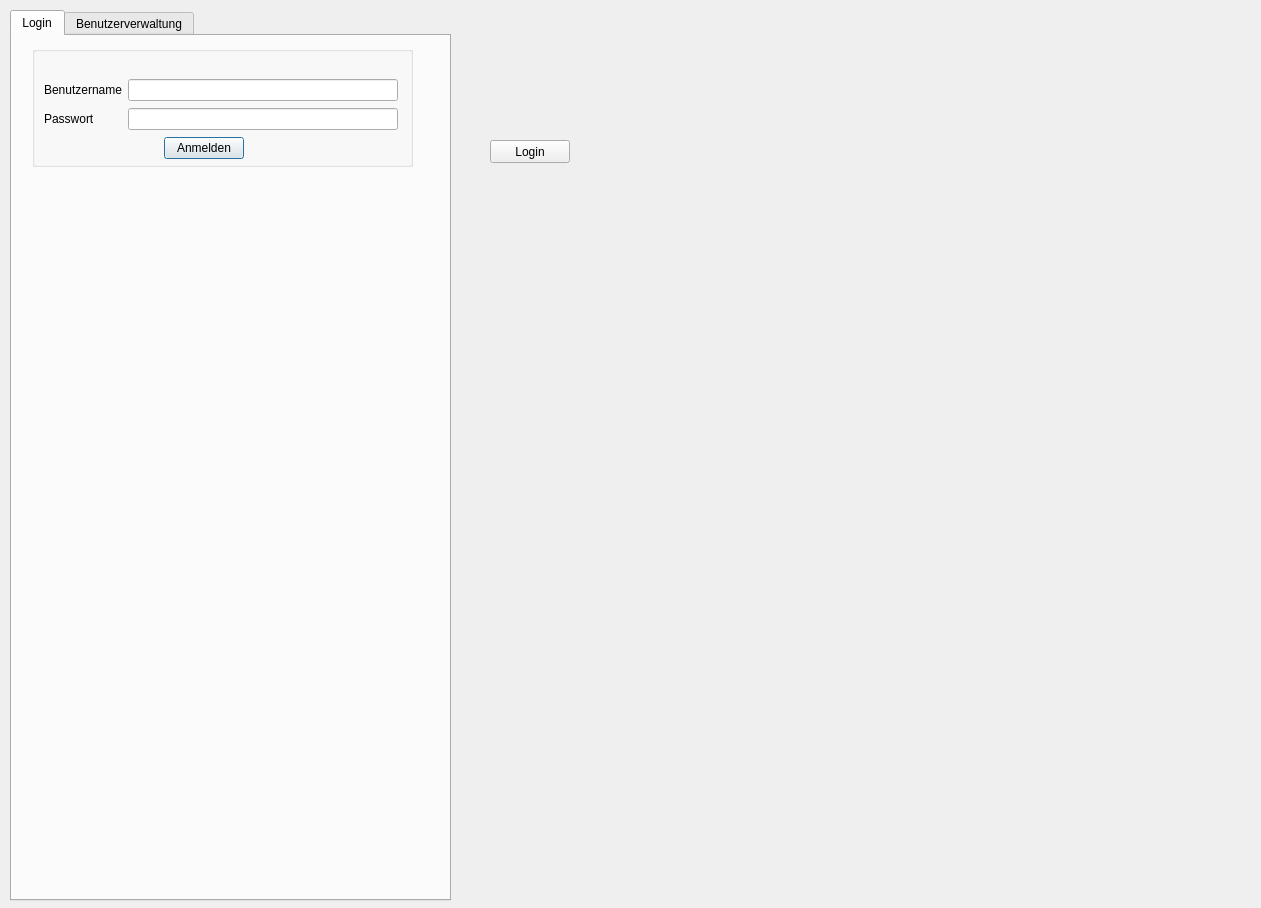
<?xml version="1.0" encoding="UTF-8"?>
<ui version="4.0">
 <class>dialog_login</class>
 <widget class="QDialog" name="dialog_login">
  <property name="geometry">
   <rect>
    <x>0</x>
    <y>0</y>
    <width>1261</width>
    <height>908</height>
   </rect>
  </property>
  <property name="mouseTracking">
   <bool>false</bool>
  </property>
  <property name="windowTitle">
   <string>TUInventory - Login</string>
  </property>
  <widget class="QTabWidget" name="tabWidget">
   <property name="geometry">
    <rect>
     <x>10</x>
     <y>10</y>
     <width>441</width>
     <height>891</height>
    </rect>
   </property>
   <property name="currentIndex">
    <number>0</number>
   </property>
   <widget class="QWidget" name="tab">
    <attribute name="title">
     <string>Login</string>
    </attribute>
    <widget class="QGroupBox" name="g_login">
     <property name="geometry">
      <rect>
       <x>20</x>
       <y>10</y>
       <width>381</width>
       <height>121</height>
      </rect>
     </property>
     <property name="title">
      <string/>
     </property>
     <widget class="QWidget" name="layoutWidget">
      <property name="geometry">
       <rect>
        <x>12</x>
        <y>32</y>
        <width>354</width>
        <height>83</height>
       </rect>
      </property>
      <layout class="QGridLayout" name="gridLayout">
       <item row="0" column="0">
        <widget class="QLabel" name="l_username">
         <property name="text">
          <string>Benutzername</string>
         </property>
        </widget>
       </item>
       <item row="0" column="1" colspan="3">
        <widget class="QLineEdit" name="login_t_username"/>
       </item>
       <item row="1" column="0">
        <widget class="QLabel" name="l_password">
         <property name="text">
          <string>Passwort</string>
         </property>
        </widget>
       </item>
       <item row="1" column="1" colspan="3">
        <widget class="QLineEdit" name="login_t_password">
         <property name="inputMethodHints">
          <set>Qt::ImhNoAutoUppercase|Qt::ImhNoPredictiveText|Qt::ImhSensitiveData</set>
         </property>
         <property name="echoMode">
          <enum>QLineEdit::PasswordEchoOnEdit</enum>
         </property>
        </widget>
       </item>
       <item row="2" column="1">
        <spacer name="horizontalSpacer_3">
         <property name="orientation">
          <enum>Qt::Horizontal</enum>
         </property>
         <property name="sizeHint" stdset="0">
          <size>
           <width>17</width>
           <height>20</height>
          </size>
         </property>
        </spacer>
       </item>
       <item row="2" column="2">
        <widget class="QPushButton" name="login_b_login">
         <property name="text">
          <string>Anmelden</string>
         </property>
         <property name="default">
          <bool>true</bool>
         </property>
        </widget>
       </item>
       <item row="2" column="3">
        <spacer name="horizontalSpacer_2">
         <property name="orientation">
          <enum>Qt::Horizontal</enum>
         </property>
         <property name="sizeHint" stdset="0">
          <size>
           <width>148</width>
           <height>20</height>
          </size>
         </property>
        </spacer>
       </item>
      </layout>
     </widget>
    </widget>
   </widget>
   <widget class="QWidget" name="tab_2">
    <attribute name="title">
     <string>Benutzerverwaltung</string>
    </attribute>
    <widget class="QGroupBox" name="g_create">
     <property name="geometry">
      <rect>
       <x>20</x>
       <y>10</y>
       <width>391</width>
       <height>141</height>
      </rect>
     </property>
     <property name="title">
      <string>Benutzer anlegen</string>
     </property>
     <widget class="QWidget" name="layoutWidget">
      <property name="geometry">
       <rect>
        <x>10</x>
        <y>21</y>
        <width>371</width>
        <height>112</height>
       </rect>
      </property>
      <layout class="QGridLayout" name="gridLayout_2">
       <item row="0" column="0">
        <widget class="QLabel" name="l_username_2">
         <property name="text">
          <string>Benutzername</string>
         </property>
        </widget>
       </item>
       <item row="0" column="1" colspan="2">
        <widget class="QLineEdit" name="create_t_username">
         <property name="alignment">
          <set>Qt::AlignRight|Qt::AlignTrailing|Qt::AlignVCenter</set>
         </property>
        </widget>
       </item>
       <item row="1" column="0">
        <widget class="QLabel" name="l_password_2">
         <property name="text">
          <string>Passwort</string>
         </property>
        </widget>
       </item>
       <item row="1" column="1" colspan="2">
        <widget class="QLineEdit" name="create_t_password">
         <property name="inputMethodHints">
          <set>Qt::ImhNoAutoUppercase|Qt::ImhNoPredictiveText|Qt::ImhSensitiveData</set>
         </property>
         <property name="echoMode">
          <enum>QLineEdit::PasswordEchoOnEdit</enum>
         </property>
         <property name="alignment">
          <set>Qt::AlignRight|Qt::AlignTrailing|Qt::AlignVCenter</set>
         </property>
        </widget>
       </item>
       <item row="2" column="0">
        <widget class="QLabel" name="l_password_3">
         <property name="text">
          <string>Passwort wiederholen</string>
         </property>
        </widget>
       </item>
       <item row="2" column="1" colspan="2">
        <widget class="QLineEdit" name="create_t_password_2">
         <property name="inputMethodHints">
          <set>Qt::ImhNoAutoUppercase|Qt::ImhNoPredictiveText|Qt::ImhSensitiveData</set>
         </property>
         <property name="echoMode">
          <enum>QLineEdit::PasswordEchoOnEdit</enum>
         </property>
         <property name="alignment">
          <set>Qt::AlignRight|Qt::AlignTrailing|Qt::AlignVCenter</set>
         </property>
        </widget>
       </item>
       <item row="3" column="1">
        <widget class="QPushButton" name="create_b_create">
         <property name="text">
          <string>Anlegen</string>
         </property>
        </widget>
       </item>
       <item row="3" column="2">
        <spacer name="horizontalSpacer">
         <property name="orientation">
          <enum>Qt::Horizontal</enum>
         </property>
         <property name="sizeHint" stdset="0">
          <size>
           <width>128</width>
           <height>20</height>
          </size>
         </property>
        </spacer>
       </item>
      </layout>
     </widget>
    </widget>
    <widget class="QGroupBox" name="g_admin_actions">
     <property name="geometry">
      <rect>
       <x>20</x>
       <y>360</y>
       <width>391</width>
       <height>131</height>
      </rect>
     </property>
     <property name="title">
      <string>Passwort zurücksetzen</string>
     </property>
     <widget class="QWidget" name="layoutWidget">
      <property name="geometry">
       <rect>
        <x>10</x>
        <y>30</y>
        <width>371</width>
        <height>83</height>
       </rect>
      </property>
      <layout class="QGridLayout" name="gridLayout_4">
       <item row="0" column="0">
        <widget class="QLabel" name="l_username_4">
         <property name="text">
          <string>Benutzername</string>
         </property>
        </widget>
       </item>
       <item row="0" column="1" colspan="2">
        <widget class="QLineEdit" name="reset_t_username">
         <property name="alignment">
          <set>Qt::AlignRight|Qt::AlignTrailing|Qt::AlignVCenter</set>
         </property>
        </widget>
       </item>
       <item row="1" column="0">
        <widget class="QLabel" name="l_password_7">
         <property name="text">
          <string>Temporäres Passwort</string>
         </property>
        </widget>
       </item>
       <item row="1" column="1" colspan="2">
        <widget class="QLineEdit" name="lineEdit">
         <property name="readOnly">
          <bool>true</bool>
         </property>
        </widget>
       </item>
       <item row="2" column="1">
        <widget class="QPushButton" name="change_b_save_2">
         <property name="text">
          <string>Zurücksetzen</string>
         </property>
        </widget>
       </item>
       <item row="2" column="2">
        <spacer name="horizontalSpacer_5">
         <property name="orientation">
          <enum>Qt::Horizontal</enum>
         </property>
         <property name="sizeHint" stdset="0">
          <size>
           <width>128</width>
           <height>20</height>
          </size>
         </property>
        </spacer>
       </item>
      </layout>
     </widget>
    </widget>
    <widget class="QGroupBox" name="g_change">
     <property name="geometry">
      <rect>
       <x>20</x>
       <y>170</y>
       <width>391</width>
       <height>181</height>
      </rect>
     </property>
     <property name="title">
      <string>Passwort ändern</string>
     </property>
     <widget class="QWidget" name="layoutWidget">
      <property name="geometry">
       <rect>
        <x>12</x>
        <y>30</y>
        <width>371</width>
        <height>141</height>
       </rect>
      </property>
      <layout class="QGridLayout" name="gridLayout_3">
       <item row="0" column="0">
        <widget class="QLabel" name="l_username_3">
         <property name="text">
          <string>Benutzername</string>
         </property>
        </widget>
       </item>
       <item row="0" column="1" colspan="2">
        <widget class="QLineEdit" name="change_t_username">
         <property name="alignment">
          <set>Qt::AlignRight|Qt::AlignTrailing|Qt::AlignVCenter</set>
         </property>
        </widget>
       </item>
       <item row="1" column="0">
        <widget class="QLabel" name="l_password_6">
         <property name="text">
          <string>Altes Passwort</string>
         </property>
        </widget>
       </item>
       <item row="1" column="1" colspan="2">
        <widget class="QLineEdit" name="change_t_password">
         <property name="inputMethodHints">
          <set>Qt::ImhNoAutoUppercase|Qt::ImhNoPredictiveText|Qt::ImhSensitiveData</set>
         </property>
         <property name="text">
          <string/>
         </property>
         <property name="echoMode">
          <enum>QLineEdit::PasswordEchoOnEdit</enum>
         </property>
         <property name="alignment">
          <set>Qt::AlignRight|Qt::AlignTrailing|Qt::AlignVCenter</set>
         </property>
        </widget>
       </item>
       <item row="2" column="0">
        <widget class="QLabel" name="l_password_5">
         <property name="text">
          <string>Passwort</string>
         </property>
        </widget>
       </item>
       <item row="2" column="1" colspan="2">
        <widget class="QLineEdit" name="change_t_password_2">
         <property name="inputMethodHints">
          <set>Qt::ImhNoAutoUppercase|Qt::ImhNoPredictiveText|Qt::ImhSensitiveData</set>
         </property>
         <property name="echoMode">
          <enum>QLineEdit::PasswordEchoOnEdit</enum>
         </property>
         <property name="alignment">
          <set>Qt::AlignRight|Qt::AlignTrailing|Qt::AlignVCenter</set>
         </property>
        </widget>
       </item>
       <item row="3" column="0">
        <widget class="QLabel" name="l_password_4">
         <property name="text">
          <string>Passwort wiederholen</string>
         </property>
        </widget>
       </item>
       <item row="3" column="1" colspan="2">
        <widget class="QLineEdit" name="change_t_password_3">
         <property name="inputMethodHints">
          <set>Qt::ImhNoAutoUppercase|Qt::ImhNoPredictiveText|Qt::ImhSensitiveData</set>
         </property>
         <property name="echoMode">
          <enum>QLineEdit::PasswordEchoOnEdit</enum>
         </property>
         <property name="alignment">
          <set>Qt::AlignRight|Qt::AlignTrailing|Qt::AlignVCenter</set>
         </property>
        </widget>
       </item>
       <item row="4" column="1">
        <widget class="QPushButton" name="change_b_save">
         <property name="text">
          <string>Speichern</string>
         </property>
        </widget>
       </item>
       <item row="4" column="2">
        <spacer name="horizontalSpacer_4">
         <property name="orientation">
          <enum>Qt::Horizontal</enum>
         </property>
         <property name="sizeHint" stdset="0">
          <size>
           <width>148</width>
           <height>20</height>
          </size>
         </property>
        </spacer>
       </item>
      </layout>
     </widget>
    </widget>
   </widget>
  </widget>
  <widget class="QPushButton" name="b_user_login">
   <property name="geometry">
    <rect>
     <x>490</x>
     <y>140</y>
     <width>80</width>
     <height>23</height>
    </rect>
   </property>
   <property name="text">
    <string>Login</string>
   </property>
  </widget>
 </widget>
 <tabstops>
  <tabstop>tabWidget</tabstop>
  <tabstop>login_t_username</tabstop>
  <tabstop>login_t_password</tabstop>
  <tabstop>login_b_login</tabstop>
  <tabstop>create_t_username</tabstop>
  <tabstop>create_t_password</tabstop>
  <tabstop>create_t_password_2</tabstop>
  <tabstop>create_b_create</tabstop>
  <tabstop>change_t_username</tabstop>
  <tabstop>change_t_password</tabstop>
  <tabstop>change_t_password_2</tabstop>
  <tabstop>change_t_password_3</tabstop>
  <tabstop>change_b_save</tabstop>
  <tabstop>reset_t_username</tabstop>
  <tabstop>lineEdit</tabstop>
  <tabstop>change_b_save_2</tabstop>
 </tabstops>
 <resources/>
 <connections/>
</ui>
